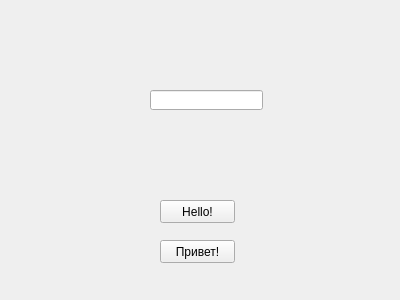
<?xml version="1.0" encoding="UTF-8"?>
<ui version="4.0">
 <class>Form</class>
 <widget class="QWidget" name="Form">
  <property name="geometry">
   <rect>
    <x>0</x>
    <y>0</y>
    <width>400</width>
    <height>300</height>
   </rect>
  </property>
  <property name="windowTitle">
   <string>Form1</string>
  </property>
  <widget class="QPushButton" name="pushButton">
   <property name="geometry">
    <rect>
     <x>160</x>
     <y>200</y>
     <width>75</width>
     <height>23</height>
    </rect>
   </property>
   <property name="text">
    <string>Hello!</string>
   </property>
  </widget>
  <widget class="QLineEdit" name="lineEdit">
   <property name="geometry">
    <rect>
     <x>150</x>
     <y>90</y>
     <width>113</width>
     <height>20</height>
    </rect>
   </property>
  </widget>
  <widget class="QPushButton" name="pushButton_2">
   <property name="geometry">
    <rect>
     <x>160</x>
     <y>240</y>
     <width>75</width>
     <height>23</height>
    </rect>
   </property>
   <property name="text">
    <string>Привет!</string>
   </property>
  </widget>
 </widget>
 <resources/>
 <connections>
  <connection>
   <sender>pushButton</sender>
   <signal>clicked()</signal>
   <receiver>Form</receiver>
   <slot>buttonClick()</slot>
   <hints>
    <hint type="sourcelabel">
     <x>197</x>
     <y>211</y>
    </hint>
    <hint type="destinationlabel">
     <x>199</x>
     <y>149</y>
    </hint>
   </hints>
  </connection>
  <connection>
   <sender>pushButton_2</sender>
   <signal>clicked()</signal>
   <receiver>Form</receiver>
   <slot>buttonClick1()</slot>
   <hints>
    <hint type="sourcelabel">
     <x>197</x>
     <y>251</y>
    </hint>
    <hint type="destinationlabel">
     <x>199</x>
     <y>149</y>
    </hint>
   </hints>
  </connection>
 </connections>
 <slots>
  <signal>cliced()</signal>
  <slot>buttonClick()</slot>
  <slot>buttonClick1()</slot>
 </slots>
</ui>
